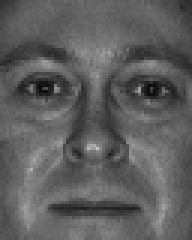
%> input picture script/IlluminationPreprocessing_release_v1.0/GIC_Canonical_PIEIllum_64x80.bmp, 64 x 80 px (shown 3 times larger)
$ octave --eval "result = GHP(imread('GIC_Canonical_PIEIllum_64x80.bmp'));"   (GNU Octave 9; MATLAB toolbox functions it lacks are replaced by stand-ins)
%> lines starting %> are read from the running program, lines starting %| are printed output that depends on the picture
function resImg = GHP(srcImg)

% face illumination preprocessing using GHP method
% GHP: Gaussian high-pass
% Basic principle: Gradient or edge extraction
% References: A.Fitzgibbon, A.Zisserman, On affine invariant clustering and automatic cast
%             listing in movies, in: Proceedings of the European Conference on Computer Vision,
%             2002,pp.304쭯320.
%
% INPUT:
% srcImg: the input image
%
% OUTPUT:
% resImg: the GHP image


%% default para
% hsize = 7;
% sigma = (hsize/2 - 1)*0.3 + 0.8;

%% 64x80
%sigma = 5.2;
%sigma = 3;
sigma = 2;
hsize = ((sigma - 0.8)/0.3 + 1) * 2;
hsize = double( round(hsize) );

h = fspecial('gaussian', hsize, sigma);
smoImg = imfilter(srcImg, h);
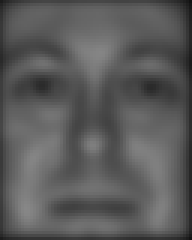
%> smoImg: size 80x64 uint8 (shown 3 times larger); min 18, max 135, mean 90.2
resImg = double(srcImg) - double(smoImg);
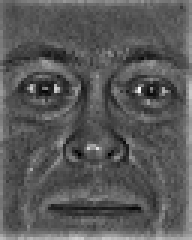
%> resImg: size 80x64 double (shown 3 times larger); min -46, max 97, mean 3.8; drawn with min black and max white
resImg = uint8( mat2gray(resImg) * 255 );
%> resImg: size 80x64 uint8
end
% eof

$ run again, on script/IlluminationPreprocessing_release_v1.0/GIC_Canonical_YaleBExt_64x80.bmp
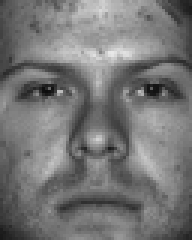
%> input picture script/IlluminationPreprocessing_release_v1.0/GIC_Canonical_YaleBExt_64x80.bmp, 64 x 80 px (shown 3 times larger)
%> in GHP, `smoImg = imfilter(srcImg, h);`:
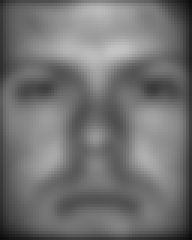
%> smoImg: size 80x64 uint8 (shown 3 times larger); min 12, max 197, mean 113.4
%> in GHP, `resImg = double(srcImg) - double(smoImg);`:
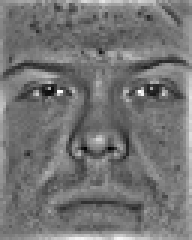
%> resImg: size 80x64 double (shown 3 times larger); min -66, max 88, mean 4.3; drawn with min black and max white
